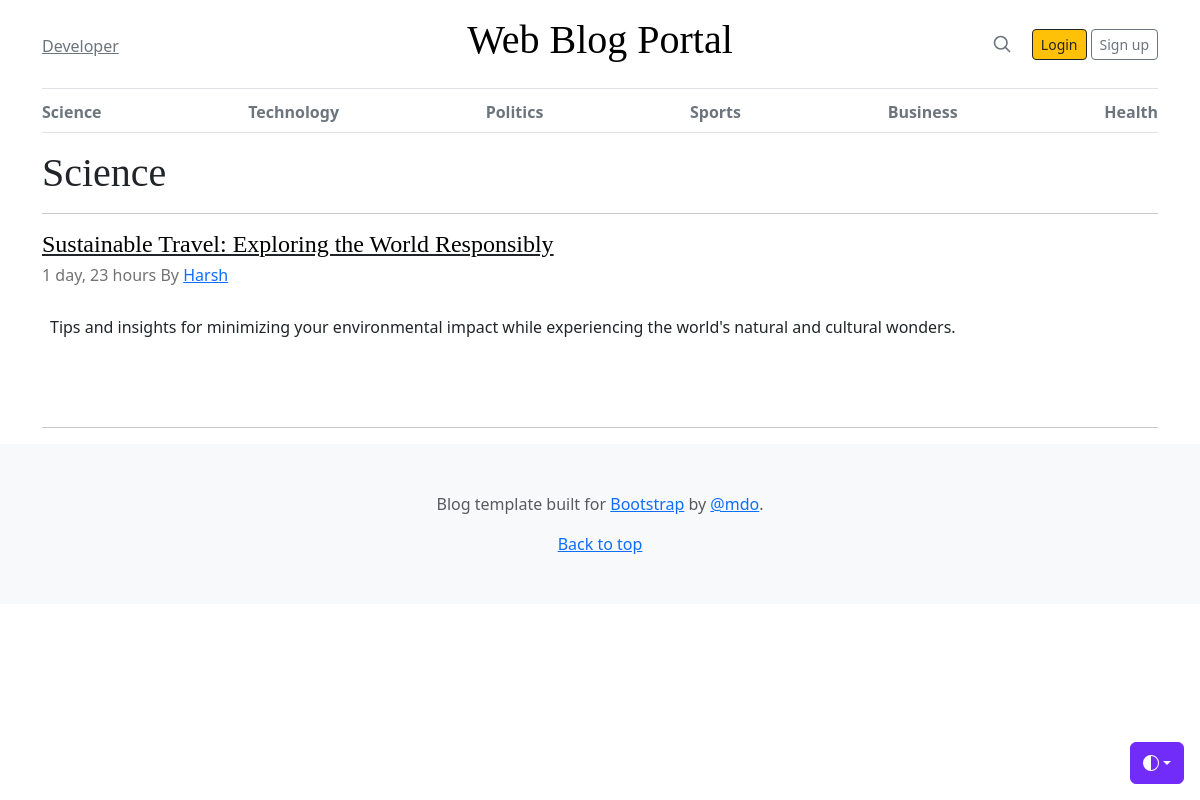
Page /category/1/ on the committed database.
### blogs/models.py (models this page shows, shortened)
class Category(models.Model):
    category_name = models.CharField(max_length=50, unique=True)
    created_at = models.DateTimeField(auto_now_add=True)
    updated_at = models.DateTimeField(auto_now=True)
    class Meta:
        verbose_name_plural = 'Categories'

class Blogs(models.Model):
    title = models.CharField(max_length=100,unique=True)
    slug = models.SlugField(unique=True, blank=True)
    category = models.ForeignKey(Category, on_delete=models.CASCADE)
    author = models.ForeignKey(User, on_delete=models.CASCADE)
    blog_image = models.ImageField(upload_to='uploads/%y/%m/%d')
    short_description = models.TextField(max_length=1000)
    blog_body = models.TextField(max_length=3000)
    status = models.CharField(max_length=100,choices=STATUS_CHOICE,default='Draft')
    is_featured = models.BooleanField(default=False)
    created_at = models.DateTimeField(auto_now_add=True)
    updated_at = models.DateTimeField(auto_now=True)
    class Meta:
        verbose_name_plural = 'Blogs'

### blogs/views.py (the view)
# urls.py: path('<int:id>/', views.posts_by_category , name = 'posts_by_category'),
def posts_by_category(requests,id):
    posts = Blogs.objects.filter(category=id,status="Published")
    try:
        category = Category.objects.get(pk=id)
    except:
        messages.error(requests," The Category was not found.")
        return redirect('home')
    context = {
        'posts':posts,
        'category':category,
    }
    return render(requests,'blogs/posts.html',context)

### blogs/context_processors.py (called while the page is built)
def get_category(request):
    categories = Category.objects.all()
    return dict(categories=categories)

### templates/blogs/posts.html (shortened to what this page needs)
{% extends 'base/base.html'%}
{%block 'content'%}
    <main class="container">
        <h1 class="display-6">{{category.category_name}}</h1><hr>
        {% for post in posts%}
            <article class="blog-post">
                <a href="{% url 'blog' post.slug%}" class="link-dark"><h4 class="display-7 link-body-emphasis mb-1">{{post.title}}</h4></a>
                <p class="blog-post-meta">{{post.created_at|timesince}} By <a href="#">{{post.author|capfirst}}</a></p>
                <div class= "text-left py-2 px-2">
                    <p>{{post.short_description}}</p>
                </div>
            </article>
            <hr>
        {% endfor %}
    </main>
{%endblock 'content'%}

### templates/base/header.html (shortened to what this page needs)
{% load static %}
<!DOCTYPE html>
<html lang="en" data-bs-theme="auto">
<head>
    <link href="https://cdn.jsdelivr.net/npm/bootstrap@5.3.3/dist/css/bootstrap.min.css" rel="stylesheet">
    <link href="{% static 'css/blog.css' %}" rel="stylesheet">
    <link href="{% static 'css/blog.rtl.css' %}" rel="stylesheet">
</head>
<body>
    <div class="dropdown position-fixed bottom-0 end-0 mb-3 me-3 bd-mode-toggle">
        <button class="btn btn-bd-primary py-2 dropdown-toggle d-flex align-items-center" id="bd-theme" type="button"
            aria-expanded="false" data-bs-toggle="dropdown" aria-label="Toggle theme (auto)">
            <svg class="bi my-1 theme-icon-active" aria-hidden="true">
                <use href="#circle-half"></use>
            </svg>
        </button>
    </div>
    <div class="container">
        <header class="border-bottom lh-1 py-3">
            <div class="row flex-nowrap justify-content-between align-items-center">
                <div class="col-4 pt-1">
                    <a class="link-secondary" href="#">Developer</a>
                </div>
                <div class="col-4 text-center">
                    <a class="blog-header-logo text-body-emphasis text-decoration-none" href="/"><h1>Web Blog Portal</h1></a>
                </div>
                <div class="col-4 d-flex justify-content-end align-items-center">
                    <a class="link-secondary" href="#" aria-label="Search">
                        <svg xmlns="http://www.w3.org/2000/svg" width="20" height="20" fill="none" stroke="currentColor"
                            stroke-linecap="round" stroke-linejoin="round" stroke-width="2" class="mx-3" role="img"
                            viewBox="0 0 24 24">
                            <title>Search</title>
                            <circle cx="10.5" cy="10.5" r="7.5"></circle>
                            <path d="M21 21l-5.2-5.2"></path>
                        </svg>
                    </a>
                    <a class="btn btn-sm btn-warning btn-outline-dark  mx-1" href="#">Login</a>
                    <a class="btn btn-sm btn-outline-secondary" href="#">Sign up</a>
                </div>
            </div>
        </header>
        <div class="nav-scroller py-1 mb-3 border-bottom">
            <nav class="nav nav-underline justify-content-between">
                {% for category in categories%}
                <a class="nav-item nav-link active link-secondary font-weight-normal" href="{% url 'posts_by_category' category.id %}">{{category.category_name}}</a>
                {% endfor %}
            </nav>
        </div>
    </div>

### static/css/blog.css (style rules this page uses)
.blog-header-logo { font-family: "Playfair Display", Georgia, "Times New Roman", serif; font-size: 2.25rem; }
h1, h2, h3, h4, h5, h6 { font-family: "Playfair Display", Georgia, "Times New Roman", serif; }
.blog-post { margin-bottom: 4rem; }
.blog-post-meta { margin-bottom: 1.25rem; color: #727272; }

### static/css/blog.rtl.css (style rules this page uses)
.blog-header-logo { font-family: Amiri, Georgia, "Times New Roman", serif; font-size: 2.25rem; }
h1, h2, h3, h4, h5, h6 { font-family: Amiri, Georgia, "Times New Roman", serif; }
.blog-post { margin-bottom: 4rem; }
.blog-post-meta { margin-bottom: 1.25rem; color: #727272; }

### templates/base/header.html (style rules this page uses)
.bi { vertical-align: -.125em; fill: currentColor }
.nav-scroller { position: relative; z-index: 2; height: 2.75rem; overflow-y: hidden }
.nav-scroller .nav { display: flex; flex-wrap: nowrap; padding-bottom: 1rem; margin-top: -1px; overflow-x: auto; text-align: center; white-space: nowrap; -webkit-overflow-scrolling: touch }
.btn-bd-primary { --bd-violet-bg: #712cf9; --bd-violet-rgb: 112.520718, 44.062154, 249.437846; --bs-btn-font-weight: 600; --bs-btn-color: var(--bs-white); --bs-btn-bg: var(--bd-violet-bg); --bs-btn-border-color: var(--bd-violet-bg); --bs-btn-hover-color: var(--bs-white); --bs-btn-hover-bg: #6528e0; --bs-btn-hover-border-color: #6528e0; --bs-btn-focus-shadow-rgb: var(--bd-violet-rgb); --bs-btn-active-color: var(--bs-btn-hover-color); --bs-btn-active-bg: #5a23c8; --bs-btn-active-border-color: #5a23c8 }
.bd-mode-toggle { z-index: 1500 }
.bd-mode-toggle .bi { width: 1em; height: 1em }

### rows in the picture
Category: category_name "Science"
Category: category_name "Technology"
Category: category_name "Politics"
Category: category_name "Sports"
Category: category_name "Business"
Category: category_name "Health"
Blogs: title "Sustainable Travel: Exploring the World Responsibly", created_at "1 day, 23 hours", author "Harsh", short_description "Tips and insights for minimizing your environmental impact while experiencing the world's natural and cultural wonders."
